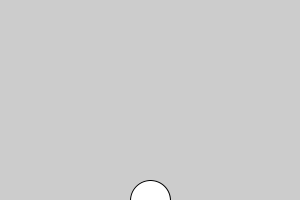
Frame 1 (no input)
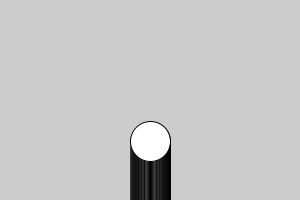
Frame 60 (the mouse pressed at the canvas centre just before this capture)
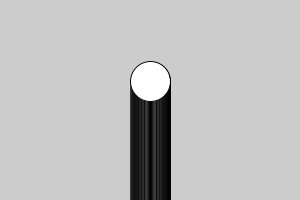
Frame 120 (the mouse held since frame 60 and released just before this capture)

The Processing sketch that drew these frames (run headless with seeded random() and noise(); from frame 60 on, the mouse is pressed at the canvas centre):

// Processing sketch: BalNaarRechts
// ── BalNaarRechts.pde
float y = 200;

void setup()
{
  size(300, 200);
}

void draw()
{
  ellipse(150, y, 40, 40);
  y = y - 1;
}
